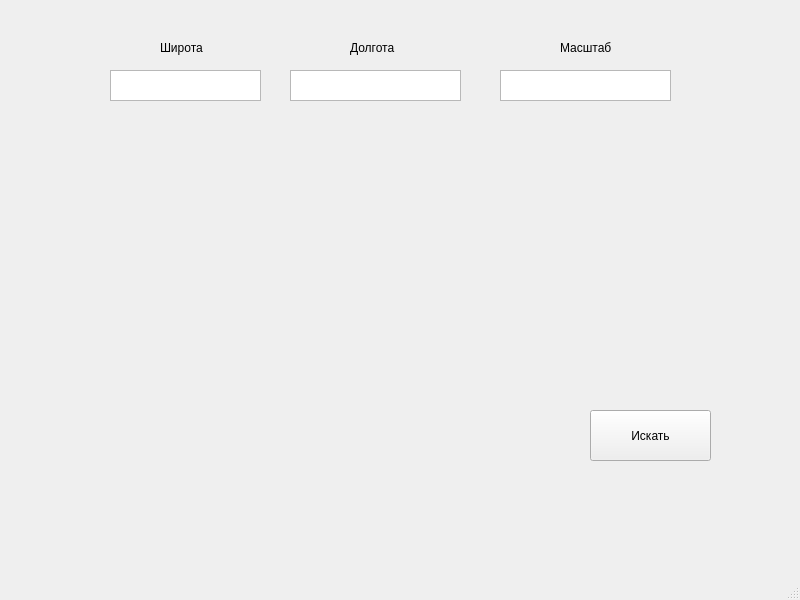
<?xml version="1.0" encoding="UTF-8"?>
<ui version="4.0">
 <class>MainWindow</class>
 <widget class="QMainWindow" name="MainWindow">
  <property name="geometry">
   <rect>
    <x>0</x>
    <y>0</y>
    <width>800</width>
    <height>600</height>
   </rect>
  </property>
  <property name="windowTitle">
   <string>MainWindow</string>
  </property>
  <widget class="QWidget" name="centralwidget">
   <widget class="QLabel" name="label">
    <property name="geometry">
     <rect>
      <x>250</x>
      <y>140</y>
      <width>331</width>
      <height>291</height>
     </rect>
    </property>
    <property name="text">
     <string/>
    </property>
   </widget>
   <widget class="QTextEdit" name="textEdit">
    <property name="geometry">
     <rect>
      <x>110</x>
      <y>70</y>
      <width>151</width>
      <height>31</height>
     </rect>
    </property>
   </widget>
   <widget class="QTextEdit" name="textEdit_2">
    <property name="geometry">
     <rect>
      <x>290</x>
      <y>70</y>
      <width>171</width>
      <height>31</height>
     </rect>
    </property>
   </widget>
   <widget class="QLabel" name="label_2">
    <property name="geometry">
     <rect>
      <x>160</x>
      <y>40</y>
      <width>55</width>
      <height>16</height>
     </rect>
    </property>
    <property name="text">
     <string>Широта</string>
    </property>
   </widget>
   <widget class="QLabel" name="label_3">
    <property name="geometry">
     <rect>
      <x>350</x>
      <y>40</y>
      <width>55</width>
      <height>16</height>
     </rect>
    </property>
    <property name="text">
     <string>Долгота</string>
    </property>
   </widget>
   <widget class="QTextEdit" name="textEdit_3">
    <property name="geometry">
     <rect>
      <x>500</x>
      <y>70</y>
      <width>171</width>
      <height>31</height>
     </rect>
    </property>
   </widget>
   <widget class="QLabel" name="label_4">
    <property name="geometry">
     <rect>
      <x>560</x>
      <y>40</y>
      <width>55</width>
      <height>16</height>
     </rect>
    </property>
    <property name="text">
     <string>Масштаб</string>
    </property>
   </widget>
   <widget class="QPushButton" name="pushButton">
    <property name="geometry">
     <rect>
      <x>590</x>
      <y>410</y>
      <width>121</width>
      <height>51</height>
     </rect>
    </property>
    <property name="text">
     <string>Искать</string>
    </property>
   </widget>
  </widget>
  <widget class="QMenuBar" name="menubar">
   <property name="geometry">
    <rect>
     <x>0</x>
     <y>0</y>
     <width>800</width>
     <height>26</height>
    </rect>
   </property>
  </widget>
  <widget class="QStatusBar" name="statusbar"/>
 </widget>
 <resources/>
 <connections/>
</ui>
